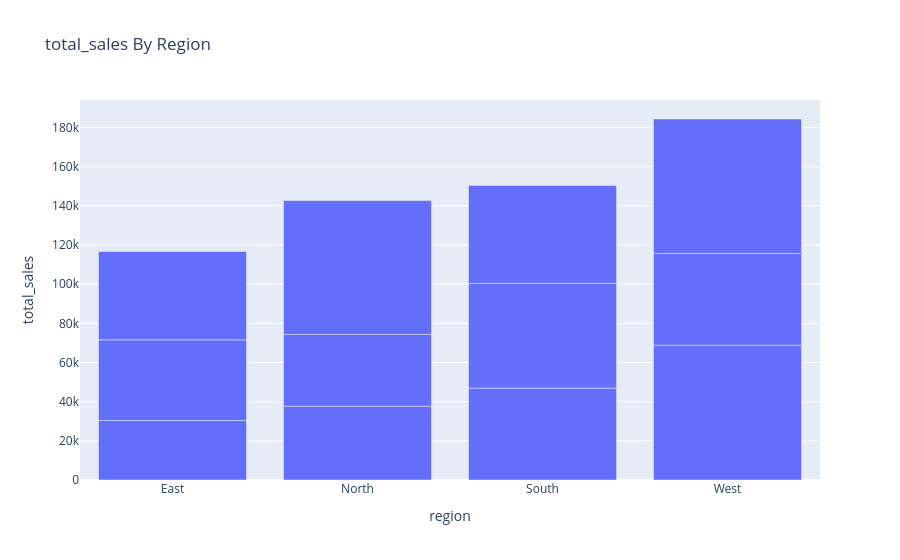
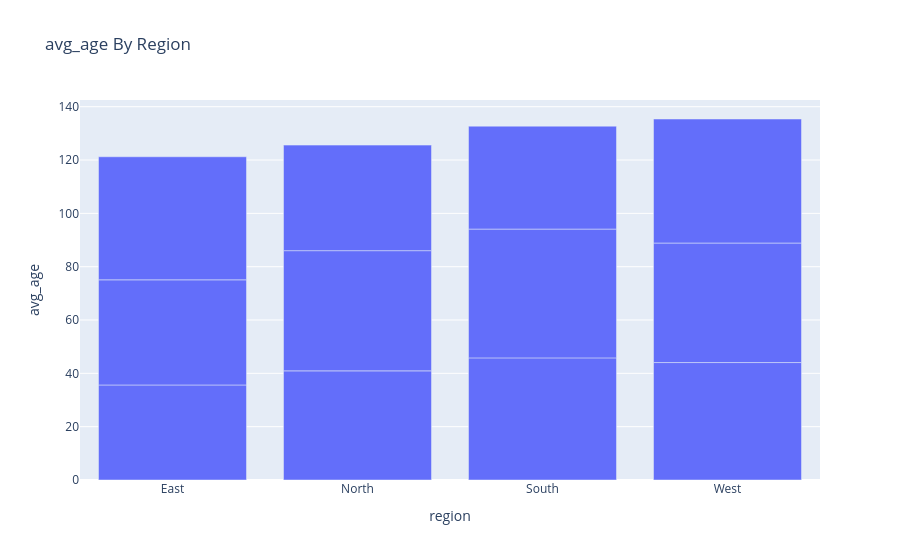
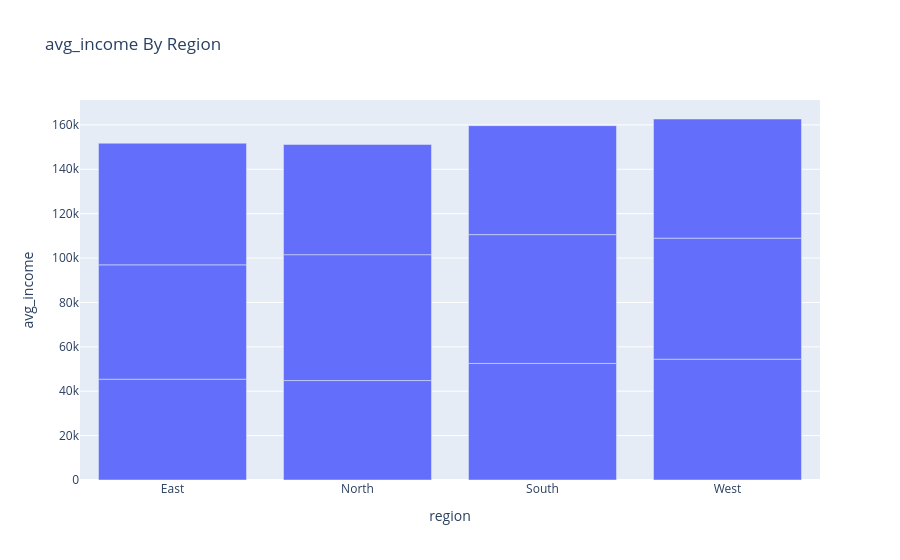
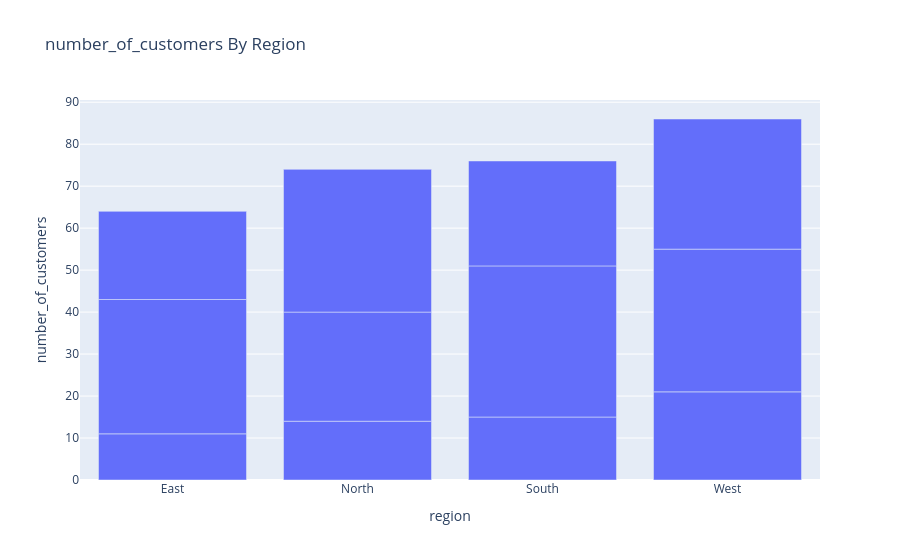

The cell these charts' notebook holds for them, in order:
### Code cell
Y = ['total_sales',	'avg_age',	'avg_income', 'number_of_customers']
# i = Y[3] 

for i in Y:
    fig = px.bar(
    data_frame = sales_by_region,
    x = 'region',
    y = i,
    title= f"{i} By Region"
    )
    fig.show()

### Figure 1 — Plotly figure (JSON) as saved in the notebook; plotly's stock layout.template omitted (floating-point values rounded to 4 significant figures)
{"data": [{"hovertemplate": "region=%{x}<br>total_sales=%{y}<extra></extra>", "legendgroup": "", "marker": {"color": "#636efa", "pattern": {"shape": ""}}, "name": "", "orientation": "v", "showlegend": false, "textposition": "auto", "type": "bar", "x": ["East", "East", "East", "North", "North", "North", "South", "South", "South", "West", "West", "West"], "xaxis": "x", "y": [30380.0, 41200.0, 45080.0, 37700.0, 36640.0, 68380.0, 46890.0, 53490.0, 50050.0, 68830.0, 46860.0, 68650.0], "yaxis": "y"}], "layout": {"barmode": "relative", "legend": {"tracegroupgap": 0}, "title": {"text": "total_sales By Region"}, "xaxis": {"anchor": "y", "domain": [0, 1], "title": {"text": "region"}}, "yaxis": {"anchor": "x", "domain": [0, 1], "title": {"text": "total_sales"}}}}

### Figure 2 — Plotly figure (JSON) as saved in the notebook; plotly's stock layout.template omitted (floating-point values rounded to 4 significant figures)
{"data": [{"hovertemplate": "region=%{x}<br>avg_age=%{y}<extra></extra>", "legendgroup": "", "marker": {"color": "#636efa", "pattern": {"shape": ""}}, "name": "", "orientation": "v", "showlegend": false, "textposition": "auto", "type": "bar", "x": ["East", "East", "East", "North", "North", "North", "South", "South", "South", "West", "West", "West"], "xaxis": "x", "y": [35.64, 39.44, 46.14, 40.93, 45.08, 39.59, 45.8, 48.31, 38.6, 44.05, 44.82, 46.52], "yaxis": "y"}], "layout": {"barmode": "relative", "legend": {"tracegroupgap": 0}, "title": {"text": "avg_age By Region"}, "xaxis": {"anchor": "y", "domain": [0, 1], "title": {"text": "region"}}, "yaxis": {"anchor": "x", "domain": [0, 1], "title": {"text": "avg_age"}}}}

### Figure 3 — Plotly figure (JSON) as saved in the notebook; plotly's stock layout.template omitted (floating-point values rounded to 4 significant figures)
{"data": [{"hovertemplate": "region=%{x}<br>avg_income=%{y}<extra></extra>", "legendgroup": "", "marker": {"color": "#636efa", "pattern": {"shape": ""}}, "name": "", "orientation": "v", "showlegend": false, "textposition": "auto", "type": "bar", "x": ["East", "East", "East", "North", "North", "North", "South", "South", "South", "West", "West", "West"], "xaxis": "x", "y": [45430.0, 51510.0, 54800.0, 44810.0, 56710.0, 49660.0, 52520.0, 58040.0, 49070.0, 54440.0, 54540.0, 53680.0], "yaxis": "y"}], "layout": {"barmode": "relative", "legend": {"tracegroupgap": 0}, "title": {"text": "avg_income By Region"}, "xaxis": {"anchor": "y", "domain": [0, 1], "title": {"text": "region"}}, "yaxis": {"anchor": "x", "domain": [0, 1], "title": {"text": "avg_income"}}}}

### Figure 4 — Plotly figure (JSON) as saved in the notebook; plotly's stock layout.template omitted (floating-point values rounded to 4 significant figures)
{"data": [{"hovertemplate": "region=%{x}<br>number_of_customers=%{y}<extra></extra>", "legendgroup": "", "marker": {"color": "#636efa", "pattern": {"shape": ""}}, "name": "", "orientation": "v", "showlegend": false, "textposition": "auto", "type": "bar", "x": ["East", "East", "East", "North", "North", "North", "South", "South", "South", "West", "West", "West"], "xaxis": "x", "y": [11, 32, 21, 14, 26, 34, 15, 36, 25, 21, 34, 31], "yaxis": "y"}], "layout": {"barmode": "relative", "legend": {"tracegroupgap": 0}, "title": {"text": "number_of_customers By Region"}, "xaxis": {"anchor": "y", "domain": [0, 1], "title": {"text": "region"}}, "yaxis": {"anchor": "x", "domain": [0, 1], "title": {"text": "number_of_customers"}}}}
